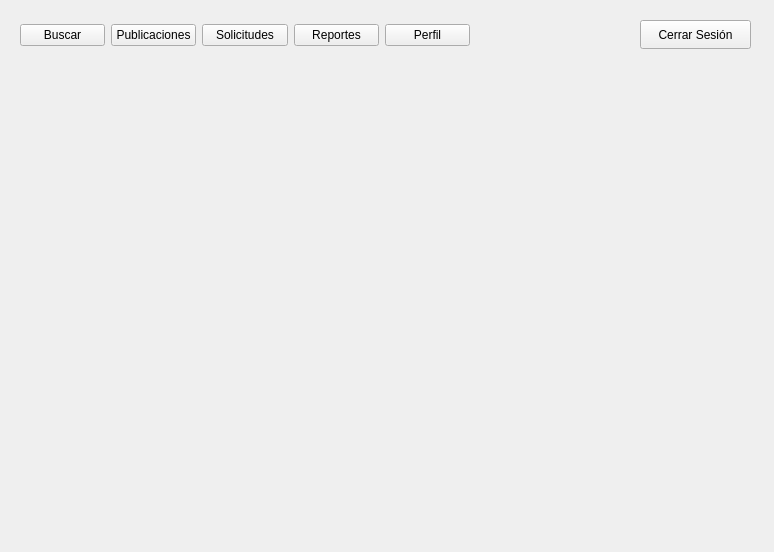
<?xml version="1.0" encoding="UTF-8"?>
<ui version="4.0">
 <class>WidgetctrUser</class>
 <widget class="QWidget" name="WidgetctrUser">
  <property name="geometry">
   <rect>
    <x>0</x>
    <y>0</y>
    <width>774</width>
    <height>552</height>
   </rect>
  </property>
  <property name="windowTitle">
   <string>Form</string>
  </property>
  <widget class="QPushButton" name="btnCerrarSesion">
   <property name="geometry">
    <rect>
     <x>640</x>
     <y>20</y>
     <width>111</width>
     <height>29</height>
    </rect>
   </property>
   <property name="text">
    <string>Cerrar Sesión</string>
   </property>
  </widget>
  <widget class="QWidget" name="widgetBase" native="true">
   <property name="geometry">
    <rect>
     <x>20</x>
     <y>80</y>
     <width>731</width>
     <height>451</height>
    </rect>
   </property>
  </widget>
  <widget class="QWidget" name="layoutWidget">
   <property name="geometry">
    <rect>
     <x>20</x>
     <y>20</y>
     <width>450</width>
     <height>31</height>
    </rect>
   </property>
   <layout class="QHBoxLayout" name="horizontalLayout">
    <item>
     <widget class="QPushButton" name="pushButton">
      <property name="text">
       <string>Buscar</string>
      </property>
     </widget>
    </item>
    <item>
     <widget class="QPushButton" name="btn_WPost">
      <property name="text">
       <string>Publicaciones</string>
      </property>
     </widget>
    </item>
    <item>
     <widget class="QPushButton" name="pushButton_3">
      <property name="text">
       <string>Solicitudes</string>
      </property>
     </widget>
    </item>
    <item>
     <widget class="QPushButton" name="pushButton_4">
      <property name="text">
       <string>Reportes</string>
      </property>
     </widget>
    </item>
    <item>
     <widget class="QPushButton" name="btn_Perfil">
      <property name="text">
       <string>Perfil</string>
      </property>
     </widget>
    </item>
   </layout>
  </widget>
 </widget>
 <resources/>
 <connections/>
</ui>
